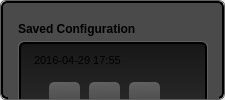
            <widget class="QFrame" name="frame_white_border_35">
             <property name="minimumSize">
              <size>
               <width>225</width>
               <height>0</height>
              </size>
             </property>
             <property name="maximumSize">
              <size>
               <width>230</width>
               <height>16777215</height>
              </size>
             </property>
             <property name="styleSheet">
              <string notr="true">QFrame {
    border: 1px solid rgb(95, 95, 95);
    border-radius: 6px;
}</string>
             </property>
             <property name="frameShape">
              <enum>QFrame::StyledPanel</enum>
             </property>
             <property name="frameShadow">
              <enum>QFrame::Raised</enum>
             </property>
             <property name="lineWidth">
              <number>1</number>
             </property>
             <layout class="QGridLayout" name="gridLayout_41">
              <property name="margin">
               <number>0</number>
              </property>
              <property name="spacing">
               <number>0</number>
              </property>
              <item row="0" column="0">
               <widget class="QFrame" name="frame_center_nest_22">
                <property name="minimumSize">
                 <size>
                  <width>0</width>
                  <height>0</height>
                 </size>
                </property>
                <property name="maximumSize">
                 <size>
                  <width>16777215</width>
                  <height>16777215</height>
                 </size>
                </property>
                <property name="styleSheet">
                 <string notr="true">QFrame {
  background: rgb(74, 74, 74);
    border-style: solid;
    border: 2px solid #000000;
    border-radius: 6px;
}</string>
                </property>
                <property name="frameShape">
                 <enum>QFrame::StyledPanel</enum>
                </property>
                <property name="frameShadow">
                 <enum>QFrame::Raised</enum>
                </property>
                <property name="lineWidth">
                 <number>1</number>
                </property>
                <widget class="QFrame" name="frame_22">
                 <property name="geometry">
                  <rect>
                   <x>7</x>
                   <y>10</y>
                   <width>211</width>
                   <height>241</height>
                  </rect>
                 </property>
                 <property name="styleSheet">
                  <string notr="true">border: none;</string>
                 </property>
                 <property name="frameShape">
                  <enum>QFrame::StyledPanel</enum>
                 </property>
                 <property name="frameShadow">
                  <enum>QFrame::Raised</enum>
                 </property>
                 <widget class="QLabel" name="label_45">
                  <property name="geometry">
                   <rect>
                    <x>10</x>
                    <y>10</y>
                    <width>161</width>
                    <height>16</height>
                   </rect>
                  </property>
                  <property name="font">
                   <font>
                    <weight>75</weight>
                    <bold>true</bold>
                   </font>
                  </property>
                  <property name="styleSheet">
                   <string notr="true">border: none;</string>
                  </property>
                  <property name="text">
                   <string>Saved Configuration</string>
                  </property>
                 </widget>
                 <widget class="QFrame" name="frame_92">
                  <property name="geometry">
                   <rect>
                    <x>10</x>
                    <y>30</y>
                    <width>190</width>
                    <height>200</height>
                   </rect>
                  </property>
                  <property name="minimumSize">
                   <size>
                    <width>190</width>
                    <height>100</height>
                   </size>
                  </property>
                  <property name="maximumSize">
                   <size>
                    <width>190</width>
                    <height>200</height>
                   </size>
                  </property>
                  <property name="styleSheet">
                   <string notr="true">QFrame {
background-color: none;
border: 1px solid rgb(95, 95, 95)
}</string>
                  </property>
                  <property name="frameShape">
                   <enum>QFrame::StyledPanel</enum>
                  </property>
                  <property name="frameShadow">
                   <enum>QFrame::Raised</enum>
                  </property>
                  <widget class="QFrame" name="frame_93">
                   <property name="geometry">
                    <rect>
                     <x>1</x>
                     <y>1</y>
                     <width>188</width>
                     <height>198</height>
                    </rect>
                   </property>
                   <property name="minimumSize">
                    <size>
                     <width>100</width>
                     <height>198</height>
                    </size>
                   </property>
                   <property name="maximumSize">
                    <size>
                     <width>190</width>
                     <height>198</height>
                    </size>
                   </property>
                   <property name="styleSheet">
                    <string notr="true">QFrame {

background-color: qlineargradient(spread:pad, x1:0, y1:0, x2:0, y2:1, stop:0 rgba(23, 23, 23, 255), stop:0.497561 rgba(50, 50, 50, 255), stop:1 rgba(44, 44, 44, 255));
border: 2px solid black;
}</string>
                   </property>
                   <property name="frameShape">
                    <enum>QFrame::StyledPanel</enum>
                   </property>
                   <property name="frameShadow">
                    <enum>QFrame::Raised</enum>
                   </property>
                   <widget class="QLabel" name="label_46">
                    <property name="geometry">
                     <rect>
                      <x>15</x>
                      <y>10</y>
                      <width>131</width>
                      <height>16</height>
                     </rect>
                    </property>
                    <property name="font">
                     <font>
                      <pointsize>8</pointsize>
                      <weight>50</weight>
                      <bold>false</bold>
                     </font>
                    </property>
                    <property name="styleSheet">
                     <string notr="true">border: none;
background:none;</string>
                    </property>
                    <property name="text">
                     <string>2016-04-29 17:55</string>
                    </property>
                   </widget>
                   <widget class="QPushButton" name="pushButton_80">
                    <property name="geometry">
                     <rect>
                      <x>20</x>
                      <y>150</y>
                      <width>35</width>
                      <height>30</height>
                     </rect>
                    </property>
                    <property name="minimumSize">
                     <size>
                      <width>20</width>
                      <height>20</height>
                     </size>
                    </property>
                    <property name="maximumSize">
                     <size>
                      <width>130</width>
                      <height>100</height>
                     </size>
                    </property>
                    <property name="font">
                     <font>
                      <pointsize>10</pointsize>
                      <weight>75</weight>
                      <bold>true</bold>
                     </font>
                    </property>
                    <property name="styleSheet">
                     <string notr="true">QPushButton:hover
{
    border: 1px solid #78879b;
    color: silver;
}

QPushButton
{
    border-color: rgb(0,0,0);
}

QPushButton {
background-color: qlineargradient(spread:pad, x1:0.546341, y1:1, x2:0.512195, y2:0, stop:0 rgba(67, 67, 67, 255), stop:1 rgba(96, 96, 96, 255));
border-radius: 5px;
}</string>
                    </property>
                    <property name="text">
                     <string/>
                    </property>
                    <property name="icon">
                     <iconset resource="grey_icons.qrc">
                      <normaloff>:/greys/images/grey_icons/10pc_gray_rename.svg</normaloff>:/greys/images/grey_icons/10pc_gray_rename.svg</iconset>
                    </property>
                    <property name="iconSize">
                     <size>
                      <width>28</width>
                      <height>28</height>
                     </size>
                    </property>
                   </widget>
                   <widget class="QPushButton" name="pushButton_81">
                    <property name="geometry">
                     <rect>
                      <x>66</x>
                      <y>150</y>
                      <width>35</width>
                      <height>30</height>
                     </rect>
                    </property>
                    <property name="minimumSize">
                     <size>
                      <width>20</width>
                      <height>20</height>
                     </size>
                    </property>
                    <property name="maximumSize">
                     <size>
                      <width>130</width>
                      <height>100</height>
                     </size>
                    </property>
                    <property name="font">
                     <font>
                      <pointsize>10</pointsize>
                      <weight>75</weight>
                      <bold>true</bold>
                     </font>
                    </property>
                    <property name="styleSheet">
                     <string notr="true">QPushButton:hover
{
    border: 1px solid #78879b;
    color: silver;
}

QPushButton
{
    border-color: rgb(0,0,0);
}

QPushButton {
background-color: qlineargradient(spread:pad, x1:0.546341, y1:1, x2:0.512195, y2:0, stop:0 rgba(67, 67, 67, 255), stop:1 rgba(96, 96, 96, 255));
border-radius: 5px;
}</string>
                    </property>
                    <property name="text">
                     <string/>
                    </property>
                    <property name="icon">
                     <iconset resource="grey_icons.qrc">
                      <normaloff>:/greys/images/grey_icons/1opc_gray_trash.svg</normaloff>:/greys/images/grey_icons/1opc_gray_trash.svg</iconset>
                    </property>
                    <property name="iconSize">
                     <size>
                      <width>28</width>
                      <height>28</height>
                     </size>
                    </property>
                   </widget>
                   <widget class="QPushButton" name="pushButton_155">
                    <property name="geometry">
                     <rect>
                      <x>30</x>
                      <y>40</y>
                      <width>31</width>
                      <height>31</height>
                     </rect>
                    </property>
                    <property name="minimumSize">
                     <size>
                      <width>20</width>
                      <height>20</height>
                     </size>
                    </property>
                    <property name="maximumSize">
                     <size>
                      <width>130</width>
                      <height>100</height>
                     </size>
                    </property>
                    <property name="font">
                     <font>
                      <pointsize>8</pointsize>
                      <weight>75</weight>
                      <bold>true</bold>
                     </font>
                    </property>
                    <property name="styleSheet">
                     <string notr="true">QPushButton:hover
{
    border: 1px solid #78879b;
    color: silver;
}

QPushButton
{
    border-color: rgb(0,0,0);
}

QPushButton {
background-color: qlineargradient(spread:pad, x1:0.546341, y1:1, x2:0.512195, y2:0, stop:0 rgba(67, 67, 67, 255), stop:1 rgba(96, 96, 96, 255));
border-radius: 5px;
}</string>
                    </property>
                    <property name="text">
                     <string/>
                    </property>
                    <property name="icon">
                     <iconset resource="grey_icons.qrc">
                      <normaloff>:/greys/images/grey_icons/10pc_gray_oct_volume.svg</normaloff>:/greys/images/grey_icons/10pc_gray_oct_volume.svg</iconset>
                    </property>
                    <property name="iconSize">
                     <size>
                      <width>20</width>
                      <height>20</height>
                     </size>
                    </property>
                   </widget>
                   <widget class="QPushButton" name="pushButton_156">
                    <property name="geometry">
                     <rect>
                      <x>70</x>
                      <y>40</y>
                      <width>31</width>
                      <height>31</height>
                     </rect>
                    </property>
                    <property name="minimumSize">
                     <size>
                      <width>20</width>
                      <height>20</height>
                     </size>
                    </property>
                    <property name="maximumSize">
                     <size>
                      <width>130</width>
                      <height>100</height>
                     </size>
                    </property>
                    <property name="font">
                     <font>
                      <pointsize>8</pointsize>
                      <weight>75</weight>
                      <bold>true</bold>
                     </font>
                    </property>
                    <property name="styleSheet">
                     <string notr="true">QPushButton:hover
{
    border: 1px solid #78879b;
    color: silver;
}

QPushButton
{
    border-color: rgb(0,0,0);
}

QPushButton {
background-color: qlineargradient(spread:pad, x1:0.546341, y1:1, x2:0.512195, y2:0, stop:0 rgba(67, 67, 67, 255), stop:1 rgba(96, 96, 96, 255));
border-radius: 5px;
}</string>
                    </property>
                    <property name="text">
                     <string/>
                    </property>
                    <property name="icon">
                     <iconset resource="grey_icons.qrc">
                      <normaloff>:/greys/images/grey_icons/10pc_gray_raw_oct_data.svg</normaloff>:/greys/images/grey_icons/10pc_gray_raw_oct_data.svg</iconset>
                    </property>
                    <property name="iconSize">
                     <size>
                      <width>20</width>
                      <height>20</height>
                     </size>
                    </property>
                   </widget>
                   <widget class="QPushButton" name="pushButton_157">
                    <property name="geometry">
                     <rect>
                      <x>110</x>
                      <y>40</y>
                      <width>31</width>
                      <height>31</height>
                     </rect>
                    </property>
                    <property name="minimumSize">
                     <size>
                      <width>20</width>
                      <height>20</height>
                     </size>
                    </property>
                    <property name="maximumSize">
                     <size>
                      <width>130</width>
                      <height>100</height>
                     </size>
                    </property>
                    <property name="font">
                     <font>
                      <pointsize>8</pointsize>
                      <weight>75</weight>
                      <bold>true</bold>
                     </font>
                    </property>
                    <property name="styleSheet">
                     <string notr="true">QPushButton:hover
{
    border: 1px solid #78879b;
    color: silver;
}

QPushButton
{
    border-color: rgb(0,0,0);
}

QPushButton {
background-color: qlineargradient(spread:pad, x1:0.546341, y1:1, x2:0.512195, y2:0, stop:0 rgba(67, 67, 67, 255), stop:1 rgba(96, 96, 96, 255));
border-radius: 5px;
}</string>
                    </property>
                    <property name="text">
                     <string/>
                    </property>
                    <property name="icon">
                     <iconset resource="grey_icons.qrc">
                      <normaloff>:/greys/images/grey_icons/10pc_gray_visible_camera.svg</normaloff>:/greys/images/grey_icons/10pc_gray_visible_camera.svg</iconset>
                    </property>
                    <property name="iconSize">
                     <size>
                      <width>20</width>
                      <height>20</height>
                     </size>
                    </property>
                   </widget>
                   <widget class="QPushButton" name="pushButton_176">
                    <property name="geometry">
                     <rect>
                      <x>110</x>
                      <y>80</y>
                      <width>31</width>
                      <height>31</height>
                     </rect>
                    </property>
                    <property name="minimumSize">
                     <size>
                      <width>20</width>
                      <height>20</height>
                     </size>
                    </property>
                    <property name="maximumSize">
                     <size>
                      <width>130</width>
                      <height>100</height>
                     </size>
                    </property>
                    <property name="font">
                     <font>
                      <pointsize>8</pointsize>
                      <weight>75</weight>
                      <bold>true</bold>
                     </font>
                    </property>
                    <property name="styleSheet">
                     <string notr="true">QPushButton:hover
{
    border: 1px solid #78879b;
    color: silver;
}

QPushButton
{
    border-color: rgb(0,0,0);
}

QPushButton {
background-color: qlineargradient(spread:pad, x1:0.546341, y1:1, x2:0.512195, y2:0, stop:0 rgba(67, 67, 67, 255), stop:1 rgba(96, 96, 96, 255));
border-radius: 5px;
}</string>
                    </property>
                    <property name="text">
                     <string/>
                    </property>
                    <property name="icon">
                     <iconset resource="grey_icons.qrc">
                      <normaloff>:/greys/images/grey_icons/10pc_gray_angio_projection.svg</normaloff>:/greys/images/grey_icons/10pc_gray_angio_projection.svg</iconset>
                    </property>
                    <property name="iconSize">
                     <size>
                      <width>20</width>
                      <height>20</height>
                     </size>
                    </property>
                   </widget>
                   <widget class="QPushButton" name="pushButton_177">
                    <property name="geometry">
                     <rect>
                      <x>30</x>
                      <y>80</y>
                      <width>31</width>
                      <height>31</height>
                     </rect>
                    </property>
                    <property name="minimumSize">
                     <size>
                      <width>20</width>
                      <height>20</height>
                     </size>
                    </property>
                    <property name="maximumSize">
                     <size>
                      <width>130</width>
                      <height>100</height>
                     </size>
                    </property>
                    <property name="font">
                     <font>
                      <pointsize>8</pointsize>
                      <weight>75</weight>
                      <bold>true</bold>
                     </font>
                    </property>
                    <property name="styleSheet">
                     <string notr="true">QPushButton:hover
{
    border: 1px solid #78879b;
    color: silver;
}

QPushButton
{
    border-color: rgb(0,0,0);
}

QPushButton {
background-color: qlineargradient(spread:pad, x1:0.546341, y1:1, x2:0.512195, y2:0, stop:0 rgba(67, 67, 67, 255), stop:1 rgba(96, 96, 96, 255));
border-radius: 5px;
}</string>
                    </property>
                    <property name="text">
                     <string/>
                    </property>
                    <property name="icon">
                     <iconset resource="grey_icons.qrc">
                      <normaloff>:/greys/images/grey_icons/10pc_gray_angio_bscan.svg</normaloff>:/greys/images/grey_icons/10pc_gray_angio_bscan.svg</iconset>
                    </property>
                    <property name="iconSize">
                     <size>
                      <width>20</width>
                      <height>20</height>
                     </size>
                    </property>
                   </widget>
                   <widget class="QPushButton" name="pushButton_178">
                    <property name="geometry">
                     <rect>
                      <x>70</x>
                      <y>80</y>
                      <width>31</width>
                      <height>31</height>
                     </rect>
                    </property>
                    <property name="minimumSize">
                     <size>
                      <width>20</width>
                      <height>20</height>
                     </size>
                    </property>
                    <property name="maximumSize">
                     <size>
                      <width>130</width>
                      <height>100</height>
                     </size>
                    </property>
                    <property name="font">
                     <font>
                      <pointsize>8</pointsize>
                      <weight>75</weight>
                      <bold>true</bold>
                     </font>
                    </property>
                    <property name="styleSheet">
                     <string notr="true">QPushButton:hover
{
    border: 1px solid #78879b;
    color: silver;
}

QPushButton
{
    border-color: rgb(0,0,0);
}

QPushButton {
background-color: qlineargradient(spread:pad, x1:0.546341, y1:1, x2:0.512195, y2:0, stop:0 rgba(67, 67, 67, 255), stop:1 rgba(96, 96, 96, 255));
border-radius: 5px;
}</string>
                    </property>
                    <property name="text">
                     <string/>
                    </property>
                    <property name="icon">
                     <iconset resource="grey_icons.qrc">
                      <normaloff>:/greys/images/grey_icons/10pc_gray_angio_volume.svg</normaloff>:/greys/images/grey_icons/10pc_gray_angio_volume.svg</iconset>
                    </property>
                    <property name="iconSize">
                     <size>
                      <width>20</width>
                      <height>20</height>
                     </size>
                    </property>
                   </widget>
                   <widget class="QPushButton" name="pushButton_179">
                    <property name="geometry">
                     <rect>
                      <x>150</x>
                      <y>80</y>
                      <width>31</width>
                      <height>31</height>
                     </rect>
                    </property>
                    <property name="minimumSize">
                     <size>
                      <width>20</width>
                      <height>20</height>
                     </size>
                    </property>
                    <property name="maximumSize">
                     <size>
                      <width>130</width>
                      <height>100</height>
                     </size>
                    </property>
                    <property name="font">
                     <font>
                      <pointsize>8</pointsize>
                      <weight>75</weight>
                      <bold>true</bold>
                     </font>
                    </property>
                    <property name="styleSheet">
                     <string notr="true">QPushButton:hover
{
    border: 1px solid #78879b;
    color: silver;
}

QPushButton
{
    border-color: rgb(0,0,0);
}

QPushButton {
background-color: qlineargradient(spread:pad, x1:0.546341, y1:1, x2:0.512195, y2:0, stop:0 rgba(67, 67, 67, 255), stop:1 rgba(96, 96, 96, 255));
border-radius: 5px;
}</string>
                    </property>
                    <property name="text">
                     <string/>
                    </property>
                    <property name="icon">
                     <iconset resource="grey_icons.qrc">
                      <normaloff>:/greys/images/grey_icons/10pc_gray_intensity_and_phase.svg</normaloff>:/greys/images/grey_icons/10pc_gray_intensity_and_phase.svg</iconset>
                    </property>
                    <property name="iconSize">
                     <size>
                      <width>20</width>
                      <height>20</height>
                     </size>
                    </property>
                   </widget>
                  </widget>
                 </widget>
                </widget>
               </widget>
              </item>
             </layout>
            </widget>
